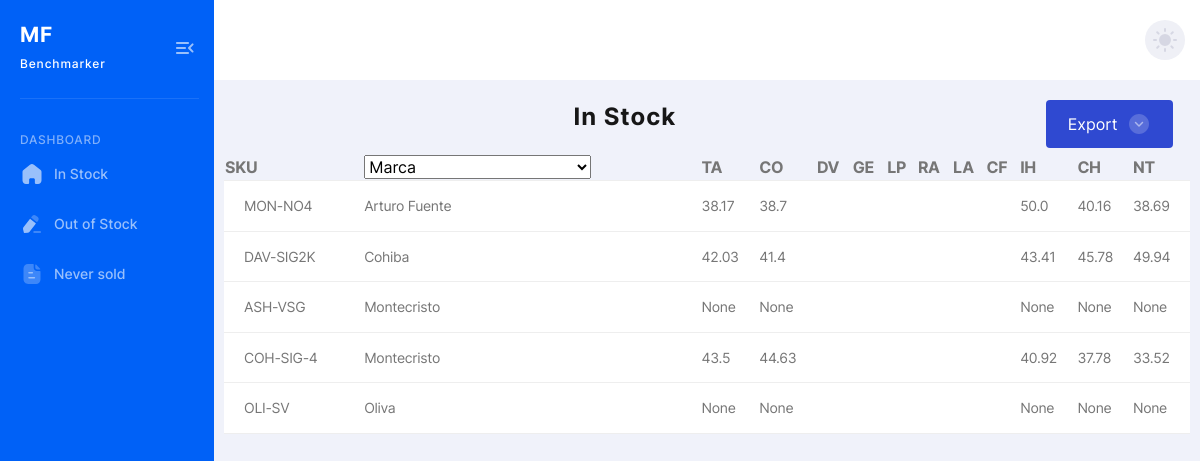
/inStock/, run on the app's committed database.
### api/models.py (models this page shows, shortened)
class Product(models.Model):
    sku = models.CharField(max_length=50, unique=True)
    simple_sku = models.CharField(max_length=50, blank=True)
    name = models.CharField(max_length=200)
    brand = models.ForeignKey(Brand, on_delete=models.CASCADE)
    supplier = models.ForeignKey(Supplier, on_delete=models.SET_NULL, null=True)
    cost_with_tax = models.DecimalField(max_digits=10, decimal_places=2, null=True, blank=True)
    stock_status = models.CharField(max_length=20, default='instock')
    created_at = models.DateTimeField(auto_now_add=True)
    updated_at = models.DateTimeField(auto_now=True)
    class Meta:
        ordering = ['brand__name', 'name']

class Brand(models.Model):
    name = models.CharField(max_length=100, unique=True)
    created_at = models.DateTimeField(auto_now_add=True)
    class Meta:
        ordering = ['name']

### api/simple_views.py (the view)
# urls.py: path('inStock/', inStock, name='in_stock'),
def inStock(request):
    in_stock_products = Product.objects.filter(stock_status='instock').select_related('brand')
    products_data = []
    for index, product in enumerate(in_stock_products):
        scraped_prices = ScrapedData.objects.filter(product=product).select_related('competitor')
        competitor_prices = {}
        for price_data in scraped_prices:
            competitor_prices[price_data.competitor.code] = float(price_data.price)
        products_data.append({
            'index': index,
            'sku': product.sku,
            'marca': product.brand.name,
            'TA': competitor_prices.get('TA'),
            'CO': competitor_prices.get('CI'),
            'IH': competitor_prices.get('IR'),
            'CH': competitor_prices.get('CH'),
            'NT': competitor_prices.get('NT'),
            'cost': float(product.cost_with_tax) if product.cost_with_tax else None
        })
    context = {'d': products_data}
    return render(request, 'main/in_stock.html', context)

### template/main/in_stock.html (shortened to what this page needs)
{% extends 'main/base.html' %} {% block content %}
<div class="container">
  <div class="row">
    <div class="col-lg-10">
      <h1 class="main-title" style="text-align: center">In Stock</h1>
    </div>
    <div class="col-lg-2">
      <a href="/inStockExport">
        <button class="primary-default-btn" type="button">
          Export&nbsp;&nbsp;<span
            class="icon arrow-down"
            aria-hidden="true"
          ></span>
        </button>
      </a>
    </div>
  </div>
  <div class="row">
    <div class="col-lg-12">
      <div class="users-table table-wrapper">
        <table class="users-table table">
          <thead>
            <tr>
              <th>SKU</th>
              <th>
                <form action="" method="POST">
                  <select name="marca" id="marca" onChange="form.submit();">
                    <option value="filter">Marca</option>
                  </select>
                </form>
              </th>
              <th>TA</th>
              <th>CO</th>
              <th>DV</th>
              <th>GE</th>
              <th>LP</th>
              <th>RA</th>
              <th>LA</th>
              <th>CF</th>
              <th>IH</th>
              <th>CH</th>
              <th>NT</th>
            </tr>
          </thead>
          <tbody>
            {% if d %} {% for i in d %}
            <tr>
              <td>{{i.sku}}</td>
              <td>{{i.marca}}</td>
              <td>{{i.TA}}</td>
              <td>{{i.CO}}</td>
              <td>{{i.DV}}</td>
              <td>{{i.GE}}</td>
              <td>{{i.LP}}</td>
              <td>{{i.RA}}</td>
              <td>{{i.LA}}</td>
              <td>{{i.CF}}</td>
              <td>{{i.IH}}</td>
              <td>{{i.CH}}</td>
              <td>{{i.NT}}</td>
            </tr>
            {% endfor %} {% endif %}
          </tbody>
        </table>
      </div>
    </div>
  </div>
</div>
{% endblock %}

### data on the page
Product: sku "MON-NO4"
Brand: marca "Arturo Fuente"
Product: sku "DAV-SIG2K"
Brand: marca "Cohiba"
Product: sku "ASH-VSG"
Brand: marca "Montecristo" "Montecristo"
Product: sku "COH-SIG-4"
Product: sku "OLI-SV"
Brand: marca "Oliva"

### other printed values
{{ i.TA }} "38.17" "42.03" "None" "43.5" "None"
{{ i.CO }} "38.7" "41.4" "None" "44.63" "None"
{{ i.IH }} "50.0" "43.41" "None" "40.92" "None"
{{ i.CH }} "40.16" "45.78" "None" "37.78" "None"
{{ i.NT }} "38.69" "49.94" "None" "33.52" "None"
